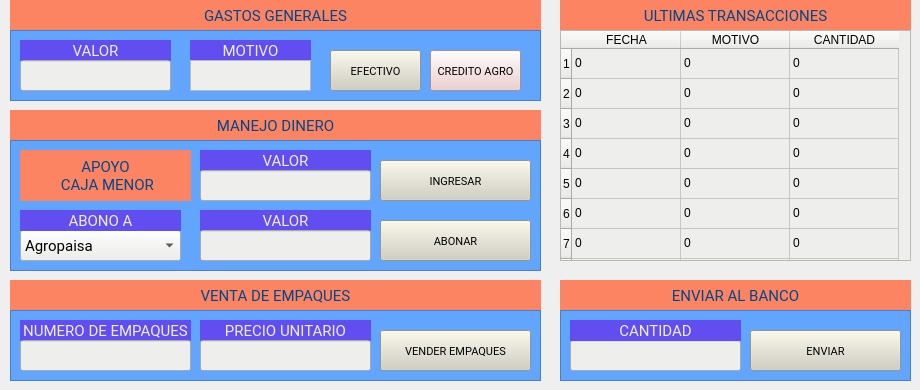
      <widget class="QWidget" name="caja_menor">
       <attribute name="title">
        <string>CAJA MENOR</string>
       </attribute>
       <widget class="QTableWidget" name="tabla_caja_menor">
        <property name="geometry">
         <rect>
          <x>560</x>
          <y>30</y>
          <width>351</width>
          <height>231</height>
         </rect>
        </property>
        <property name="layoutDirection">
         <enum>Qt::LeftToRight</enum>
        </property>
        <property name="styleSheet">
         <string notr="true">font: 11pt &quot;Andale Mono&quot;;
color: rgb(0, 0, 0);
background-color: rgb(238, 238, 236);</string>
        </property>
        <property name="verticalScrollBarPolicy">
         <enum>Qt::ScrollBarAlwaysOff</enum>
        </property>
        <property name="horizontalScrollBarPolicy">
         <enum>Qt::ScrollBarAlwaysOff</enum>
        </property>
        <property name="editTriggers">
         <set>QAbstractItemView::NoEditTriggers</set>
        </property>
        <attribute name="horizontalHeaderDefaultSectionSize">
         <number>109</number>
        </attribute>
        <row>
         <property name="text">
          <string>1</string>
         </property>
        </row>
        <row>
         <property name="text">
          <string>2</string>
         </property>
        </row>
        <row>
         <property name="text">
          <string>3</string>
         </property>
        </row>
        <row>
         <property name="text">
          <string>4</string>
         </property>
        </row>
        <row>
         <property name="text">
          <string>5</string>
         </property>
        </row>
        <row>
         <property name="text">
          <string>6</string>
         </property>
        </row>
        <row>
         <property name="text">
          <string>7</string>
         </property>
        </row>
        <row>
         <property name="text">
          <string>8</string>
         </property>
        </row>
        <column>
         <property name="text">
          <string>FECHA</string>
         </property>
        </column>
        <column>
         <property name="text">
          <string>MOTIVO</string>
         </property>
        </column>
        <column>
         <property name="text">
          <string>CANTIDAD</string>
         </property>
        </column>
        <item row="0" column="0">
         <property name="text">
          <string>0</string>
         </property>
        </item>
        <item row="0" column="1">
         <property name="text">
          <string>0</string>
         </property>
        </item>
        <item row="0" column="2">
         <property name="text">
          <string>0</string>
         </property>
        </item>
        <item row="1" column="0">
         <property name="text">
          <string>0</string>
         </property>
        </item>
        <item row="1" column="1">
         <property name="text">
          <string>0</string>
         </property>
        </item>
        <item row="1" column="2">
         <property name="text">
          <string>0</string>
         </property>
        </item>
        <item row="2" column="0">
         <property name="text">
          <string>0</string>
         </property>
        </item>
        <item row="2" column="1">
         <property name="text">
          <string>0</string>
         </property>
        </item>
        <item row="2" column="2">
         <property name="text">
          <string>0</string>
         </property>
        </item>
        <item row="3" column="0">
         <property name="text">
          <string>0</string>
         </property>
        </item>
        <item row="3" column="1">
         <property name="text">
          <string>0</string>
         </property>
        </item>
        <item row="3" column="2">
         <property name="text">
          <string>0</string>
         </property>
        </item>
        <item row="4" column="0">
         <property name="text">
          <string>0</string>
         </property>
        </item>
        <item row="4" column="1">
         <property name="text">
          <string>0</string>
         </property>
        </item>
        <item row="4" column="2">
         <property name="text">
          <string>0</string>
         </property>
        </item>
        <item row="5" column="0">
         <property name="text">
          <string>0</string>
         </property>
        </item>
        <item row="5" column="1">
         <property name="text">
          <string>0</string>
         </property>
        </item>
        <item row="5" column="2">
         <property name="text">
          <string>0</string>
         </property>
        </item>
        <item row="6" column="0">
         <property name="text">
          <string>0</string>
         </property>
        </item>
        <item row="6" column="1">
         <property name="text">
          <string>0</string>
         </property>
        </item>
        <item row="6" column="2">
         <property name="text">
          <string>0</string>
         </property>
        </item>
        <item row="7" column="0">
         <property name="text">
          <string>0</string>
         </property>
        </item>
        <item row="7" column="1">
         <property name="text">
          <string>0</string>
         </property>
        </item>
        <item row="7" column="2">
         <property name="text">
          <string>00</string>
         </property>
        </item>
       </widget>
       <widget class="QLabel" name="label_64">
        <property name="geometry">
         <rect>
          <x>560</x>
          <y>0</y>
          <width>351</width>
          <height>31</height>
         </rect>
        </property>
        <property name="font">
         <font>
          <family>Roboto</family>
          <pointsize>11</pointsize>
          <weight>50</weight>
          <italic>false</italic>
          <bold>false</bold>
         </font>
        </property>
        <property name="styleSheet">
         <string notr="true">background-color: rgb(252, 132, 98);
color: rgb(1, 72, 138);
font: 11pt &quot;Roboto&quot;;</string>
        </property>
        <property name="text">
         <string>ULTIMAS TRANSACCIONES</string>
        </property>
        <property name="alignment">
         <set>Qt::AlignCenter</set>
        </property>
       </widget>
       <widget class="QLabel" name="cantidad_cupo_2">
        <property name="geometry">
         <rect>
          <x>10</x>
          <y>0</y>
          <width>531</width>
          <height>31</height>
         </rect>
        </property>
        <property name="font">
         <font>
          <family>Roboto</family>
          <pointsize>11</pointsize>
          <weight>50</weight>
          <italic>false</italic>
          <bold>false</bold>
         </font>
        </property>
        <property name="styleSheet">
         <string notr="true">background-color: rgb(252, 132, 98);
color: rgb(1, 72, 138);
font: 11pt &quot;Roboto&quot;;</string>
        </property>
        <property name="text">
         <string>GASTOS GENERALES</string>
        </property>
        <property name="alignment">
         <set>Qt::AlignCenter</set>
        </property>
       </widget>
       <widget class="QFrame" name="frame_3">
        <property name="geometry">
         <rect>
          <x>10</x>
          <y>30</y>
          <width>531</width>
          <height>71</height>
         </rect>
        </property>
        <property name="styleSheet">
         <string notr="true">background-color: rgb(97, 165, 255);</string>
        </property>
        <property name="frameShape">
         <enum>QFrame::StyledPanel</enum>
        </property>
        <property name="frameShadow">
         <enum>QFrame::Raised</enum>
        </property>
        <widget class="QTextEdit" name="motivo_gasto">
         <property name="geometry">
          <rect>
           <x>180</x>
           <y>30</y>
           <width>121</width>
           <height>31</height>
          </rect>
         </property>
         <property name="font">
          <font>
           <family>Roboto</family>
           <pointsize>11</pointsize>
           <weight>50</weight>
           <italic>false</italic>
           <bold>false</bold>
          </font>
         </property>
         <property name="styleSheet">
          <string notr="true">font: 11pt &quot;Roboto&quot;;
background-color: rgb(238, 238, 236);</string>
         </property>
         <property name="html">
          <string>&lt;!DOCTYPE HTML PUBLIC &quot;-//W3C//DTD HTML 4.0//EN&quot; &quot;http://www.w3.org/TR/REC-html40/strict.dtd&quot;&gt;
&lt;html&gt;&lt;head&gt;&lt;meta name=&quot;qrichtext&quot; content=&quot;1&quot; /&gt;&lt;style type=&quot;text/css&quot;&gt;
p, li { white-space: pre-wrap; }
&lt;/style&gt;&lt;/head&gt;&lt;body style=&quot; font-family:'Roboto'; font-size:11pt; font-weight:400; font-style:normal;&quot;&gt;
&lt;p style=&quot;-qt-paragraph-type:empty; margin-top:0px; margin-bottom:0px; margin-left:0px; margin-right:0px; -qt-block-indent:0; text-indent:0px; font-family:'Ubuntu';&quot;&gt;&lt;br /&gt;&lt;/p&gt;&lt;/body&gt;&lt;/html&gt;</string>
         </property>
        </widget>
        <widget class="QLabel" name="label_59">
         <property name="geometry">
          <rect>
           <x>180</x>
           <y>10</y>
           <width>121</width>
           <height>21</height>
          </rect>
         </property>
         <property name="font">
          <font>
           <family>Roboto</family>
           <pointsize>11</pointsize>
           <weight>50</weight>
           <italic>false</italic>
           <bold>false</bold>
          </font>
         </property>
         <property name="styleSheet">
          <string notr="true">font: 11pt &quot;Roboto&quot;;
color: rgb(238, 238, 236);
background-color: rgb(98, 77, 240);</string>
         </property>
         <property name="text">
          <string>MOTIVO</string>
         </property>
         <property name="alignment">
          <set>Qt::AlignCenter</set>
         </property>
        </widget>
        <widget class="QLineEdit" name="cantidad_dinero_caja">
         <property name="geometry">
          <rect>
           <x>10</x>
           <y>30</y>
           <width>151</width>
           <height>31</height>
          </rect>
         </property>
         <property name="styleSheet">
          <string notr="true">font: 11pt &quot;Roboto&quot;;
background-color: rgb(238, 238, 236);</string>
         </property>
        </widget>
        <widget class="QLabel" name="label_61">
         <property name="geometry">
          <rect>
           <x>10</x>
           <y>10</y>
           <width>151</width>
           <height>21</height>
          </rect>
         </property>
         <property name="font">
          <font>
           <family>Roboto</family>
           <pointsize>11</pointsize>
           <weight>50</weight>
           <italic>false</italic>
           <bold>false</bold>
          </font>
         </property>
         <property name="styleSheet">
          <string notr="true">font: 11pt &quot;Roboto&quot;;
color: rgb(238, 238, 236);
background-color: rgb(98, 77, 240);</string>
         </property>
         <property name="text">
          <string>VALOR</string>
         </property>
         <property name="alignment">
          <set>Qt::AlignCenter</set>
         </property>
        </widget>
        <widget class="QPushButton" name="boton_fiar_caja_menor">
         <property name="geometry">
          <rect>
           <x>420</x>
           <y>20</y>
           <width>91</width>
           <height>41</height>
          </rect>
         </property>
         <property name="font">
          <font>
           <family>Roboto</family>
           <pointsize>8</pointsize>
           <weight>50</weight>
           <italic>false</italic>
           <bold>false</bold>
          </font>
         </property>
         <property name="styleSheet">
          <string notr="true">background-color: rgb(236, 201, 199);</string>
         </property>
         <property name="text">
          <string>CREDITO AGRO</string>
         </property>
        </widget>
        <widget class="QPushButton" name="boton_comprar_caja_menor">
         <property name="geometry">
          <rect>
           <x>320</x>
           <y>20</y>
           <width>91</width>
           <height>41</height>
          </rect>
         </property>
         <property name="font">
          <font>
           <family>Roboto</family>
           <pointsize>8</pointsize>
           <weight>50</weight>
           <italic>false</italic>
           <bold>false</bold>
          </font>
         </property>
         <property name="styleSheet">
          <string notr="true">background-color: rgb(209, 207, 192);</string>
         </property>
         <property name="text">
          <string>EFECTIVO</string>
         </property>
        </widget>
        <zorder>label_61</zorder>
        <zorder>label_59</zorder>
        <zorder>motivo_gasto</zorder>
        <zorder>cantidad_dinero_caja</zorder>
        <zorder>boton_fiar_caja_menor</zorder>
        <zorder>boton_comprar_caja_menor</zorder>
       </widget>
       <widget class="QFrame" name="frame_4">
        <property name="geometry">
         <rect>
          <x>10</x>
          <y>310</y>
          <width>531</width>
          <height>71</height>
         </rect>
        </property>
        <property name="styleSheet">
         <string notr="true">background-color: rgb(97, 165, 255);</string>
        </property>
        <property name="frameShape">
         <enum>QFrame::StyledPanel</enum>
        </property>
        <property name="frameShadow">
         <enum>QFrame::Raised</enum>
        </property>
        <widget class="QLineEdit" name="cantidad_empaques_venta">
         <property name="geometry">
          <rect>
           <x>10</x>
           <y>30</y>
           <width>171</width>
           <height>31</height>
          </rect>
         </property>
         <property name="styleSheet">
          <string notr="true">background-color: rgb(238, 238, 236);</string>
         </property>
        </widget>
        <widget class="QLineEdit" name="precio_empaque_venta">
         <property name="geometry">
          <rect>
           <x>190</x>
           <y>30</y>
           <width>171</width>
           <height>31</height>
          </rect>
         </property>
         <property name="styleSheet">
          <string notr="true">background-color: rgb(238, 238, 236);</string>
         </property>
        </widget>
        <widget class="QLabel" name="titulo_precio_5">
         <property name="geometry">
          <rect>
           <x>190</x>
           <y>10</y>
           <width>171</width>
           <height>21</height>
          </rect>
         </property>
         <property name="font">
          <font>
           <family>Roboto</family>
           <pointsize>11</pointsize>
           <weight>50</weight>
           <italic>false</italic>
           <bold>false</bold>
          </font>
         </property>
         <property name="styleSheet">
          <string notr="true">font: 11pt &quot;Roboto&quot;;
color: rgb(238, 238, 236);
background-color: rgb(98, 77, 240);</string>
         </property>
         <property name="text">
          <string>PRECIO UNITARIO</string>
         </property>
         <property name="alignment">
          <set>Qt::AlignCenter</set>
         </property>
        </widget>
        <widget class="QPushButton" name="boton_vender_empaques">
         <property name="geometry">
          <rect>
           <x>370</x>
           <y>20</y>
           <width>151</width>
           <height>41</height>
          </rect>
         </property>
         <property name="font">
          <font>
           <family>Roboto</family>
           <pointsize>8</pointsize>
           <weight>50</weight>
           <italic>false</italic>
           <bold>false</bold>
          </font>
         </property>
         <property name="styleSheet">
          <string notr="true">background-color: rgb(209, 207, 192);</string>
         </property>
         <property name="text">
          <string>VENDER EMPAQUES</string>
         </property>
        </widget>
        <widget class="QLabel" name="titulo_bultos_5">
         <property name="geometry">
          <rect>
           <x>10</x>
           <y>10</y>
           <width>171</width>
           <height>21</height>
          </rect>
         </property>
         <property name="font">
          <font>
           <family>Roboto</family>
           <pointsize>11</pointsize>
           <weight>50</weight>
           <italic>false</italic>
           <bold>false</bold>
          </font>
         </property>
         <property name="styleSheet">
          <string notr="true">font: 11pt &quot;Roboto&quot;;
color: rgb(238, 238, 236);
background-color: rgb(98, 77, 240);</string>
         </property>
         <property name="text">
          <string>NUMERO DE EMPAQUES</string>
         </property>
         <property name="alignment">
          <set>Qt::AlignCenter</set>
         </property>
        </widget>
        <zorder>titulo_bultos_5</zorder>
        <zorder>boton_vender_empaques</zorder>
        <zorder>cantidad_empaques_venta</zorder>
        <zorder>titulo_precio_5</zorder>
        <zorder>precio_empaque_venta</zorder>
       </widget>
       <widget class="QLabel" name="cantidad_cupo_3">
        <property name="geometry">
         <rect>
          <x>10</x>
          <y>280</y>
          <width>531</width>
          <height>31</height>
         </rect>
        </property>
        <property name="font">
         <font>
          <family>Roboto</family>
          <pointsize>11</pointsize>
          <weight>50</weight>
          <italic>false</italic>
          <bold>false</bold>
         </font>
        </property>
        <property name="styleSheet">
         <string notr="true">background-color: rgb(252, 132, 98);
color: rgb(1, 72, 138);
font: 11pt &quot;Roboto&quot;;</string>
        </property>
        <property name="text">
         <string>VENTA DE EMPAQUES</string>
        </property>
        <property name="alignment">
         <set>Qt::AlignCenter</set>
        </property>
       </widget>
       <widget class="QFrame" name="frame_5">
        <property name="geometry">
         <rect>
          <x>10</x>
          <y>140</y>
          <width>531</width>
          <height>131</height>
         </rect>
        </property>
        <property name="styleSheet">
         <string notr="true">background-color: rgb(97, 165, 255);</string>
        </property>
        <property name="frameShape">
         <enum>QFrame::StyledPanel</enum>
        </property>
        <property name="frameShadow">
         <enum>QFrame::Raised</enum>
        </property>
        <widget class="QPushButton" name="boton_abonar">
         <property name="geometry">
          <rect>
           <x>370</x>
           <y>80</y>
           <width>151</width>
           <height>41</height>
          </rect>
         </property>
         <property name="font">
          <font>
           <family>Roboto</family>
           <pointsize>8</pointsize>
           <weight>50</weight>
           <italic>false</italic>
           <bold>false</bold>
          </font>
         </property>
         <property name="styleSheet">
          <string notr="true">background-color: rgb(209, 207, 192);</string>
         </property>
         <property name="text">
          <string>ABONAR</string>
         </property>
        </widget>
        <widget class="QLabel" name="label_63">
         <property name="geometry">
          <rect>
           <x>190</x>
           <y>10</y>
           <width>171</width>
           <height>21</height>
          </rect>
         </property>
         <property name="font">
          <font>
           <family>Roboto</family>
           <pointsize>11</pointsize>
           <weight>50</weight>
           <italic>false</italic>
           <bold>false</bold>
          </font>
         </property>
         <property name="styleSheet">
          <string notr="true">font: 11pt &quot;Roboto&quot;;
color: rgb(238, 238, 236);
background-color: rgb(98, 77, 240);</string>
         </property>
         <property name="text">
          <string>VALOR</string>
         </property>
         <property name="alignment">
          <set>Qt::AlignCenter</set>
         </property>
        </widget>
        <widget class="QLineEdit" name="ingresar_dinero">
         <property name="geometry">
          <rect>
           <x>190</x>
           <y>30</y>
           <width>171</width>
           <height>31</height>
          </rect>
         </property>
         <property name="styleSheet">
          <string notr="true">background-color: rgb(238, 238, 236);</string>
         </property>
        </widget>
        <widget class="QLabel" name="label_60">
         <property name="geometry">
          <rect>
           <x>190</x>
           <y>70</y>
           <width>171</width>
           <height>21</height>
          </rect>
         </property>
         <property name="font">
          <font>
           <family>Roboto</family>
           <pointsize>11</pointsize>
           <weight>50</weight>
           <italic>false</italic>
           <bold>false</bold>
          </font>
         </property>
         <property name="styleSheet">
          <string notr="true">font: 11pt &quot;Roboto&quot;;
color: rgb(238, 238, 236);
background-color: rgb(98, 77, 240);</string>
         </property>
         <property name="text">
          <string>VALOR</string>
         </property>
         <property name="alignment">
          <set>Qt::AlignCenter</set>
         </property>
        </widget>
        <widget class="QPushButton" name="boton_invertir_caja_menor">
         <property name="geometry">
          <rect>
           <x>370</x>
           <y>20</y>
           <width>151</width>
           <height>41</height>
          </rect>
         </property>
         <property name="font">
          <font>
           <family>Roboto</family>
           <pointsize>8</pointsize>
           <weight>50</weight>
           <italic>false</italic>
           <bold>false</bold>
          </font>
         </property>
         <property name="styleSheet">
          <string notr="true">background-color: rgb(209, 207, 192);</string>
         </property>
         <property name="text">
          <string>INGRESAR</string>
         </property>
        </widget>
        <widget class="QLabel" name="label_89">
         <property name="geometry">
          <rect>
           <x>10</x>
           <y>10</y>
           <width>171</width>
           <height>51</height>
          </rect>
         </property>
         <property name="font">
          <font>
           <family>Roboto</family>
           <pointsize>11</pointsize>
           <weight>50</weight>
           <italic>false</italic>
           <bold>false</bold>
          </font>
         </property>
         <property name="styleSheet">
          <string notr="true">background-color: rgb(252, 132, 98);
color: rgb(1, 72, 138);
font: 11pt &quot;Roboto&quot;;</string>
         </property>
         <property name="text">
          <string>APOYO 
 CAJA MENOR</string>
         </property>
         <property name="alignment">
          <set>Qt::AlignCenter</set>
         </property>
        </widget>
        <widget class="QLineEdit" name="abonar_dinero">
         <property name="geometry">
          <rect>
           <x>190</x>
           <y>90</y>
           <width>171</width>
           <height>31</height>
          </rect>
         </property>
         <property name="styleSheet">
          <string notr="true">background-color: rgb(238, 238, 236);</string>
         </property>
        </widget>
        <widget class="QComboBox" name="tipo_produccion_3">
         <property name="geometry">
          <rect>
           <x>10</x>
           <y>90</y>
           <width>161</width>
           <height>31</height>
          </rect>
         </property>
         <property name="font">
          <font>
           <family>Roboto</family>
           <pointsize>11</pointsize>
           <weight>50</weight>
           <italic>false</italic>
           <bold>false</bold>
          </font>
         </property>
         <property name="styleSheet">
          <string notr="true">font: 11pt &quot;Roboto&quot;;
background-color: rgb(238, 238, 236);</string>
         </property>
         <item>
          <property name="text">
           <string>Agropaisa</string>
          </property>
         </item>
         <item>
          <property name="text">
           <string>San alejo</string>
          </property>
         </item>
        </widget>
        <widget class="QLabel" name="label_69">
         <property name="geometry">
          <rect>
           <x>10</x>
           <y>70</y>
           <width>161</width>
           <height>21</height>
          </rect>
         </property>
         <property name="font">
          <font>
           <family>Roboto</family>
           <pointsize>11</pointsize>
           <weight>50</weight>
           <italic>false</italic>
           <bold>false</bold>
          </font>
         </property>
         <property name="styleSheet">
          <string notr="true">font: 11pt &quot;Roboto&quot;;
color: rgb(238, 238, 236);
background-color: rgb(98, 77, 240);</string>
         </property>
         <property name="text">
          <string>ABONO A</string>
         </property>
         <property name="alignment">
          <set>Qt::AlignCenter</set>
         </property>
        </widget>
       </widget>
       <widget class="QLabel" name="cantidad_cupo_19">
        <property name="geometry">
         <rect>
          <x>10</x>
          <y>110</y>
          <width>531</width>
          <height>31</height>
         </rect>
        </property>
        <property name="font">
         <font>
          <family>Roboto</family>
          <pointsize>11</pointsize>
          <weight>50</weight>
          <italic>false</italic>
          <bold>false</bold>
         </font>
        </property>
        <property name="styleSheet">
         <string notr="true">background-color: rgb(252, 132, 98);
color: rgb(1, 72, 138);
font: 11pt &quot;Roboto&quot;;</string>
        </property>
        <property name="text">
         <string>MANEJO DINERO</string>
        </property>
        <property name="alignment">
         <set>Qt::AlignCenter</set>
        </property>
       </widget>
       <widget class="QLabel" name="cantidad_cupo_8">
        <property name="geometry">
         <rect>
          <x>560</x>
          <y>280</y>
          <width>351</width>
          <height>31</height>
         </rect>
        </property>
        <property name="font">
         <font>
          <family>Roboto</family>
          <pointsize>11</pointsize>
          <weight>50</weight>
          <italic>false</italic>
          <bold>false</bold>
         </font>
        </property>
        <property name="styleSheet">
         <string notr="true">background-color: rgb(252, 132, 98);
color: rgb(1, 72, 138);
font: 11pt &quot;Roboto&quot;;</string>
        </property>
        <property name="text">
         <string>ENVIAR AL BANCO</string>
        </property>
        <property name="alignment">
         <set>Qt::AlignCenter</set>
        </property>
       </widget>
       <widget class="QFrame" name="frame_9">
        <property name="geometry">
         <rect>
          <x>560</x>
          <y>310</y>
          <width>351</width>
          <height>71</height>
         </rect>
        </property>
        <property name="styleSheet">
         <string notr="true">background-color: rgb(97, 165, 255);</string>
        </property>
        <property name="frameShape">
         <enum>QFrame::StyledPanel</enum>
        </property>
        <property name="frameShadow">
         <enum>QFrame::Raised</enum>
        </property>
        <widget class="QLineEdit" name="precio_empaque_venta_2">
         <property name="geometry">
          <rect>
           <x>10</x>
           <y>30</y>
           <width>171</width>
           <height>31</height>
          </rect>
         </property>
         <property name="styleSheet">
          <string notr="true">background-color: rgb(238, 238, 236);</string>
         </property>
        </widget>
        <widget class="QLabel" name="titulo_precio_6">
         <property name="geometry">
          <rect>
           <x>10</x>
           <y>10</y>
           <width>171</width>
           <height>21</height>
          </rect>
         </property>
         <property name="font">
          <font>
           <family>Roboto</family>
           <pointsize>11</pointsize>
           <weight>50</weight>
           <italic>false</italic>
           <bold>false</bold>
          </font>
         </property>
         <property name="styleSheet">
          <string notr="true">font: 11pt &quot;Roboto&quot;;
color: rgb(238, 238, 236);
background-color: rgb(98, 77, 240);</string>
         </property>
         <property name="text">
          <string>CANTIDAD</string>
         </property>
         <property name="alignment">
          <set>Qt::AlignCenter</set>
         </property>
        </widget>
        <widget class="QPushButton" name="boton_vender_empaques_2">
         <property name="geometry">
          <rect>
           <x>190</x>
           <y>20</y>
           <width>151</width>
           <height>41</height>
          </rect>
         </property>
         <property name="font">
          <font>
           <family>Roboto</family>
           <pointsize>8</pointsize>
           <weight>50</weight>
           <italic>false</italic>
           <bold>false</bold>
          </font>
         </property>
         <property name="styleSheet">
          <string notr="true">background-color: rgb(209, 207, 192);</string>
         </property>
         <property name="text">
          <string>ENVIAR</string>
         </property>
        </widget>
       </widget>
       <zorder>cantidad_cupo_19</zorder>
       <zorder>cantidad_cupo_2</zorder>
       <zorder>frame_5</zorder>
       <zorder>cantidad_cupo_3</zorder>
       <zorder>frame_4</zorder>
       <zorder>label_64</zorder>
       <zorder>tabla_caja_menor</zorder>
       <zorder>frame_3</zorder>
       <zorder>cantidad_cupo_8</zorder>
       <zorder>frame_9</zorder>
      </widget>
